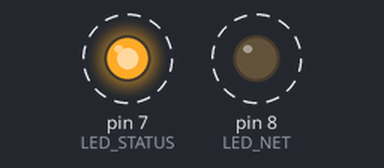
This sketch was run on a simulated Arduino Uno, built with avr-gcc and run on an emulated ATmega328P. On the bench: output pins drawn as LEDs (lit = HIGH). Dashed ring = blinking.

Above: at 0.2 s.
Timing chart, 0 to 3.0 s (numbered marks = the images above):
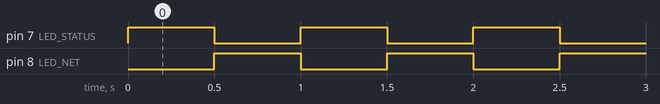

The sketch:

LED_blink.ino
```cpp
#define LED_STATUS 7
#define LED_NET 8

#define DELAY 0.5  //second

void setup() {
  Serial.begin(9600);
  pinMode(LED_STATUS, OUTPUT);
  pinMode(LED_NET, OUTPUT);
  digitalWrite(LED_STATUS, LOW);
  digitalWrite(LED_NET, LOW);
}

void loop() {
  digitalWrite(LED_STATUS, HIGH);
  digitalWrite(LED_NET, LOW);
  delay(DELAY * 1000);
  digitalWrite(LED_STATUS, LOW);
  digitalWrite(LED_NET, HIGH);
  delay(DELAY * 1000);
}
```

Measured:
- by itself, pin 7 (LED_STATUS), pin 8 (LED_NET): alternates HIGH for 0.50 s and LOW for 0.50 s
